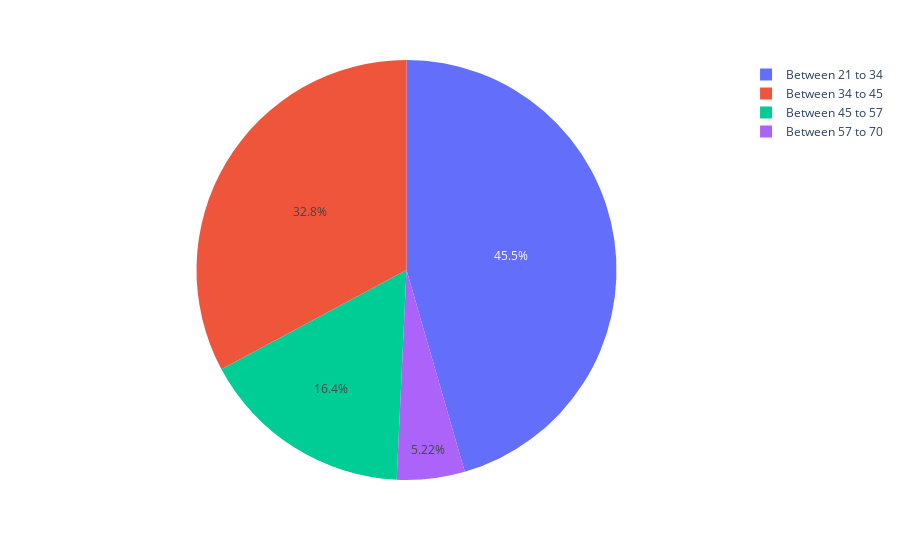

Source (notebook cell):
### Code cell
px.pie(data_frame=t,names=t['age_label'],values=t['Outcome'])

### Figure 1 — Plotly figure (JSON) as saved in the notebook; plotly's stock layout.template omitted (floating-point values rounded to 4 significant figures)
{"data": [{"domain": {"x": [0, 1], "y": [0, 1]}, "hovertemplate": "age_label=%{label}<br>Outcome=%{value}<extra></extra>", "labels": ["Between 21 to 34", "Between 34 to 45", "Between 45 to 57", "Between 57 to 70"], "legendgroup": "", "name": "", "showlegend": true, "type": "pie", "values": [45.52, 32.84, 16.42, 5.224]}], "layout": {"legend": {"tracegroupgap": 0}, "margin": {"t": 60}}}
